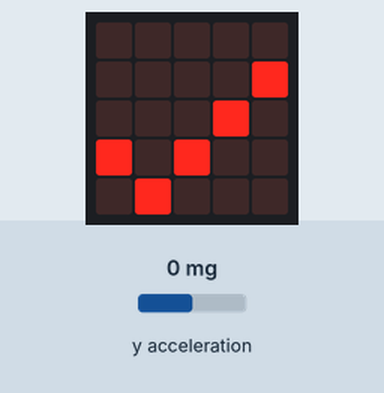
Simulated run of this program. Board: BBC micro:bit (MakeCode). On the bench: the board's 5×5 LED display. The inputs (shaded band) are chosen by the test bench; at power-on: y acceleration 0 mg.

Above: at 1.2 s.
1.3 s: y acceleration set to -95 mg
3.0 s: y acceleration set to -112 mg
At 3.4 s:
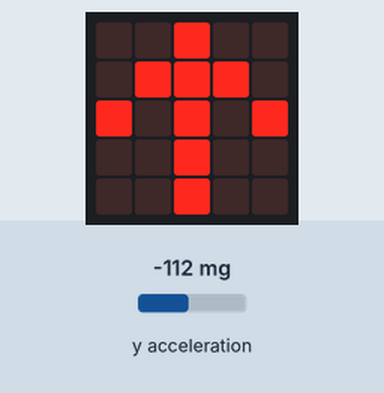
4.6 s: y acceleration set to 750 mg
At 5.2 s:
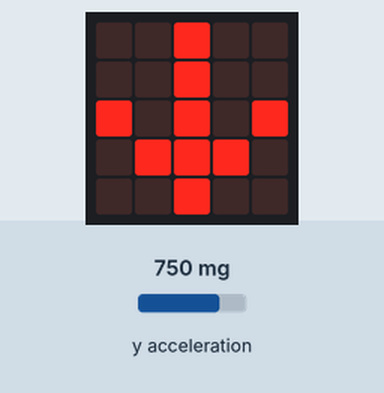
6.2 s: y acceleration set to 112 mg
7.7 s: y acceleration set to 93 mg
At 8.9 s:
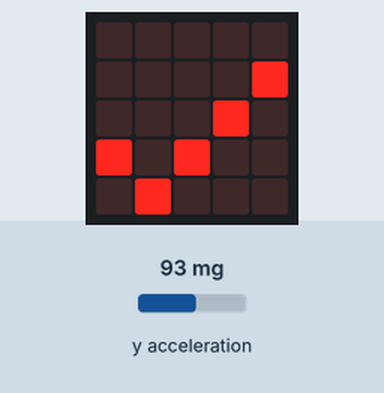
9.2 s: y acceleration set to -1440 mg
At 10.2 s:
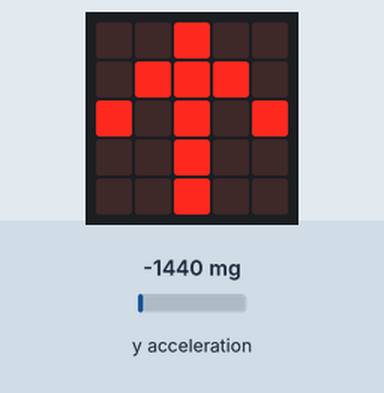
Timing chart, 0 to 12.0 s (numbered marks = the images above; inputs shaded):
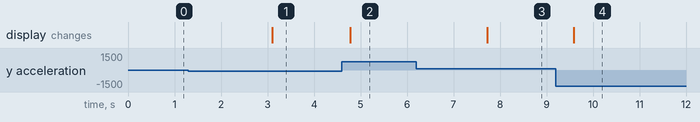

The program:

main.ts
```typescript
basic.forever(function () {
    if (input.acceleration(Dimension.Y) < -100) {
        basic.showLeds(`
            . . # . .
            . # # # .
            # . # . #
            . . # . .
            . . # . .
            `)
    } else {
        if (input.acceleration(Dimension.Y) > 100) {
            basic.showLeds(`
                . . # . .
                . . # . .
                # . # . #
                . # # # .
                . . # . .
                `)
        } else {
            basic.showIcon(IconNames.Yes)
        }
    }
})
```

test.ts
```typescript
// les tests vont ici ; cela ne sera pas compilé si ce paquet est utilisé en tant qu'extension.
```

Measured:
- the behaviour switches between -100 and -101 mg on y acceleration (found by bisection; images 0 and 1)
- the behaviour switches between 101 and 100 mg on y acceleration (found by bisection; images 2 and 3)
- after the input at 1.3 s, every drawn part: stays the same
- after the input at 3.0 s, the display: changes after 0.10 s (image 1)
- after the input at 4.6 s, the display: changes after 0.18 s (image 2)
- after the input at 6.2 s, every drawn part: stays the same
- after the input at 7.7 s, the display: changes at once (image 3)
- after the input at 9.2 s, the display: changes after 0.39 s (image 4)
